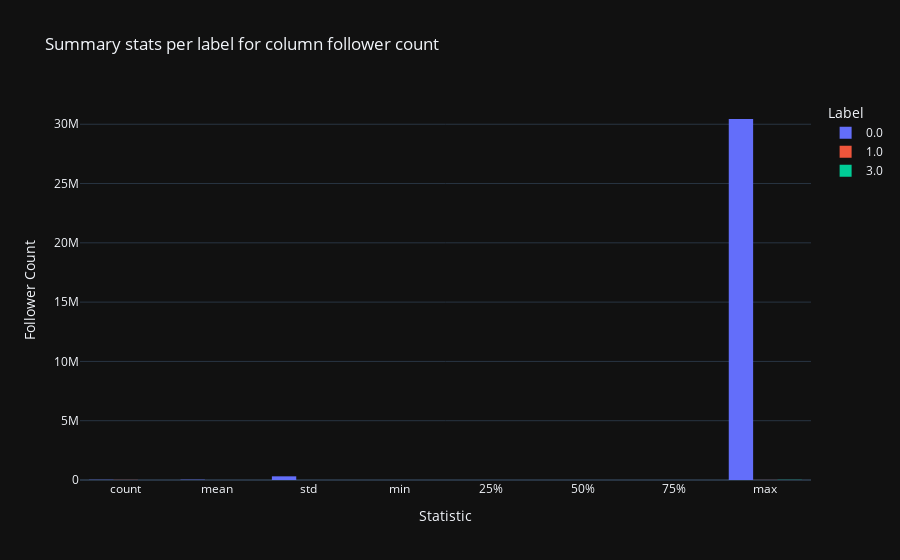

The notebook cell saved with this chart:
### Markdown cell above
The upper bound is kinda low. It's not really hard to reach 2.5k followers on IG.

### Code cell
# Describing column for each label
sub_df, fig = df_main.describe_column_by_colcat('follower_count')

print('Follower count: ')
display(sub_df.style.format('{:,}'))
fig

### Figure 1 — Plotly figure (JSON) as saved in the notebook; plotly's stock layout.template omitted (floating-point values rounded to 4 significant figures)
{"data": [{"alignmentgroup": "True", "bingroup": "x", "histfunc": "sum", "hovertemplate": "Label=0.0<br>Statistic=%{x}<br>sum of value=%{y}<extra></extra>", "legendgroup": "0.0", "marker": {"color": "#636efa", "pattern": {"shape": ""}}, "name": "0.0", "offsetgroup": "0.0", "orientation": "v", "showlegend": true, "type": "histogram", "x": ["count", "mean", "std", "min", "25%", "50%", "75%", "max"], "xaxis": "x", "y": [18625, 26518, 310067, 0, 282, 729, 2518, 30442605], "yaxis": "y"}, {"alignmentgroup": "True", "bingroup": "x", "histfunc": "sum", "hovertemplate": "Label=1.0<br>Statistic=%{x}<br>sum of value=%{y}<extra></extra>", "legendgroup": "1.0", "marker": {"color": "#EF553B", "pattern": {"shape": ""}}, "name": "1.0", "offsetgroup": "1.0", "orientation": "v", "showlegend": true, "type": "histogram", "x": ["count", "mean", "std", "min", "25%", "50%", "75%", "max"], "xaxis": "x", "y": [10931, 545, 539, 0, 217, 406, 635, 6373], "yaxis": "y"}, {"alignmentgroup": "True", "bingroup": "x", "histfunc": "sum", "hovertemplate": "Label=3.0<br>Statistic=%{x}<br>sum of value=%{y}<extra></extra>", "legendgroup": "3.0", "marker": {"color": "#00cc96", "pattern": {"shape": ""}}, "name": "3.0", "offsetgroup": "3.0", "orientation": "v", "showlegend": true, "type": "histogram", "x": ["count", "mean", "std", "min", "25%", "50%", "75%", "max"], "xaxis": "x", "y": [980, 2453, 2446, 0, 1219, 1558, 2795, 14039], "yaxis": "y"}], "layout": {"barmode": "group", "legend": {"title": {"text": "Label"}, "tracegroupgap": 0}, "title": {"text": "Summary stats per label for column follower count"}, "xaxis": {"anchor": "y", "domain": [0, 1], "title": {"text": "Statistic"}}, "yaxis": {"anchor": "x", "domain": [0, 1], "title": {"text": "Follower Count"}}}}
